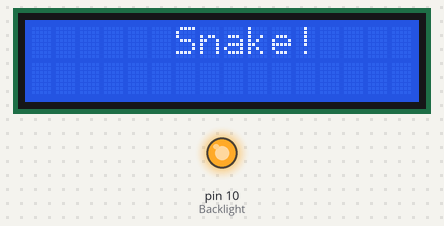
Simulated run of this sketch. Board: Arduino Uno, built with avr-gcc and run on an emulated ATmega328P. On the bench: 16×2 character LCD, output pins drawn as LEDs (lit = HIGH). Random numbers use the default seed unless the sketch sets one.

Above: at 0.1 s.
At 2.1 s:
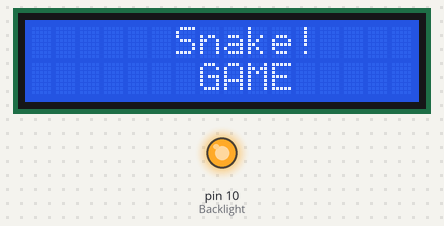
At 5.1 s:
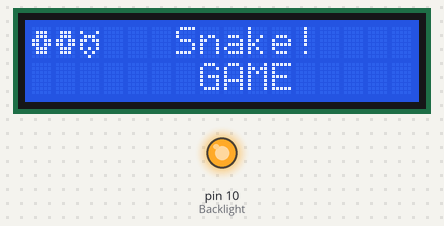
At 20.3 s:
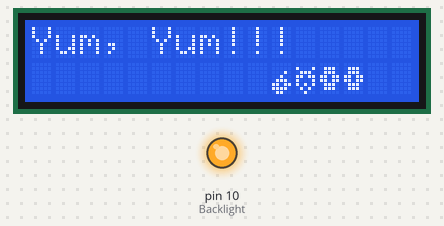
At 28.9 s:
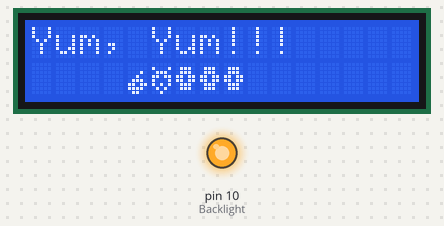
At 36.2 s:
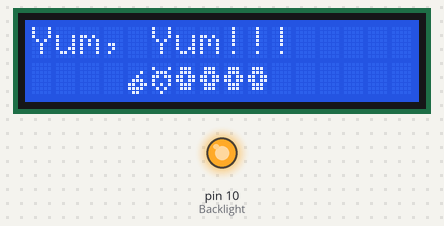

Measured:
- what the display in image 0 shows lasts 2.0 s, from 0.1 s to 2.1 s
- what the display in image 2 shows lasts 5.0 s, from 5.1 s to 10.1 s
- what the display in image 3 shows lasts 1.0 s, from 20.3 s to 21.3 s

The sketch:

SNAKE_2.ino
```cpp
/*

This Sketch Demonstrates the use of a 16x2 LCD display and Customer Characters (Glyphs).

The LiquidCrystal library works with all LCD displays that are compatible with the Hitachi HD44780 driver.

The Sketch moves a custom defined snake Glyph clockwise around the edge of the LCD screen. It also randomly spawns an apple which causes the snake to grow when it eats it.

The code is designed to work for any size LCD - you just need to set the LCD size appropriately in the Global Variables.

The circuit:

    * LCD RS pin to digital pin 12
    * LCD Enable pin to digital pin 11
    * LCD D4 pin to digital pin 5
    * LCD D5 pin to digital pin 4
    * LCD D6 pin to digital pin 3
    * LCD D7 pin to digital pin 2
    * LCD R/W pin to ground
    * LCD Backlight Power (A) to digital pin 9 (Through a Resistor)
    * LCD Backlight GND (K) to GND
    * 10K resistor:
       * ends to +5V and ground
       * wiper to LCD VO pin (pin 3)
*/


// include the library code

#include <LiquidCrystal.h>

//Allocate LCD Control Pins

const int RS = 8;             //Set RS pin as Pin 12
const int Enable = 9;         //Set Enable as Pin 11
const int D4 = 4;              //Set D4 pin as Pin 5
const int D5 = 5;              //Set D5 pin as Pin 4
const int D6 = 6;              //Set D6 pin as Pin 3
const int D7 = 7;             //Set D7 pin as Pin 2
const int Backlight = 10;      //Set the backlight power to pin 9

//Set LCD Size

const int lcdRows = 2;                 //2 Rows
const int lcdCols = 16;                 //16 Columns

//Declare the LCD variable, with defined Pins

LiquidCrystal lcd(RS, Enable, D4, D5, D6, D7);

//Define Yes and No

const int YES = 1;
const int NO = 0;

// Define Maximum Length of Snake

int maxLength = 12;

// Set the time it takes the snake to move

long timeToMove = 200;


    int n;


void setup(){

//Set Pins as Output

  pinMode(RS, OUTPUT);
  pinMode(Enable, OUTPUT);
  pinMode(D4, OUTPUT);
  pinMode(D5, OUTPUT);
  pinMode(D6, OUTPUT);
  pinMode(D7, OUTPUT);
  pinMode(Backlight, OUTPUT);
  pinMode(A0 , INPUT);
//Turn on the Backlight

  digitalWrite(Backlight, HIGH);

}


void loop(){
  n = analogRead(A0);


//Initialise LCD

  int extend = NO;                 //Define and Set the Extend Snake flag to No

  lcd.begin(lcdRows, lcdCols);     //Initialise the LCD to the correct size


// Define Snake Custom Character Numbers

  const int TAIL = 4;               //The Tail is Custom Character 0
  const int HEAD = 1;               //The Head is Customer Character 1
  const int CLEAR = 2;              //Custom Character 2 is used for Clear Space
  const int APPLE = 3;

//Define Snake Character BitMaps

  byte snakeHead[8] = {     //The BitMap for the head
     B00000,
     B10001,
     B01110,
     B11011,
     B10001,
     B10101,
     B01010,
     B00100
  };

  byte snakeTail[8] = {    //The BitMap for the tail
     B00000,
     B01110,
     B01110,
     B11011,
     B11011,
     B01110,
     B01110,
     B00000
  };

byte noSnake[8] = {        //The BitMap for Clear Space
     B00000,
     B00000,
     B00000,
     B00000,
     B00000,
     B00000,
     B00000,
     B00000
  };

byte apple[8] = {          //The BitMap for Clear Space
     B00000,
     B00000,
     B00010,
     B00100,
     B01110,
     B11011,
     B11110,
     B01100
  };

//Create Custom Characters (Glyphs)

  lcd.createChar(HEAD, snakeHead);
  lcd.createChar(TAIL, snakeTail);
  lcd.createChar(CLEAR, noSnake);
  lcd.createChar(APPLE, apple);


//Define Arrays for LCD data - Columns by Rows

  int lcdOutput [lcdCols][lcdRows];        //Holds the LCD output
  int oldLcdOutput [lcdCols][lcdRows];     //Holds the previous LCD Output


// Display Title Screen

   lcd.setCursor(6,0);
   lcd.print("Snake!");
   delay(2000);

   lcd.setCursor(7,1);
   lcd.print("GAME");
   delay(2000);

   lcd.setCursor(2,0);
   lcd.write(HEAD);
   delay(500);
   lcd.setCursor(1,0);
   lcd.write(TAIL);
   delay(500);
   lcd.setCursor(0,0);
   lcd.write(TAIL);
   delay(5000);


//Set snake start position

  for(int row=0; row < lcdRows; row++){    //Clear the Output LCD Array
    for(int col=0; col < lcdCols; col++){
      lcdOutput[col][row]=CLEAR;
    }
  }

// Put the snake in the 1st 3 Positions on Row 0 : oooO

  lcdOutput[0][0] = TAIL;
  lcdOutput[1][0] = TAIL;
  lcdOutput[2][0] = HEAD;

  int currentLength = 3;                  // Set current snake length
  unsigned long previousMillis = n;       // Will store last time the snake moved


  while(1==1){                                           //Repeat this part forever!
                                                         //Render the output on the LCD
       for (int row=0; row < lcdRows; row++){            //For each Row
          for (int col =0; col < lcdCols; col++){        //For each column in the row
            lcd.setCursor(col, row);                     //Set the cursor position
            lcd.write(lcdOutput[col][row]);              //Write the required Character
          }
       }

       unsigned long currentMillis = millis();               //Establish current time

     if(currentMillis - previousMillis > timeToMove) {       //Is it time to move?


        previousMillis = currentMillis;                      //If so, save the last time the snake moved and.......

                                                                         //Set current LCD Output to Old LCD Output
        for (int oldrow = 0; oldrow < lcdRows; oldrow++){                   //For each Row
           for (int oldcol = 0; oldcol < lcdCols; oldcol++){                //For each column in the row
              oldLcdOutput[oldcol][oldrow] = lcdOutput[oldcol][oldrow];      //Copy the lcd output to old lcd output

           }
        }

       //Work out the snakes next position

      //lcd.noAutoscroll();


  }


         for(int row=0; row < lcdRows; row++){                       //Cycle through each row

           if(row == 0){                                             //Process Row 0

             for(int col = 1; col < lcdCols ; col++){
               lcdOutput[col][0]=oldLcdOutput[col-1][0];               //Move Old Cols 1-15 1 place Right
             }
             lcdOutput[0][row]=oldLcdOutput[0][row+1];                 //Move Column 0 up from Row below
           }

           if(row >0 && row < lcdRows-1){                            //Process Intermediate Rows
                lcdOutput[0][row]=oldLcdOutput[0][row+1];              //Move Column 0 up from Row below
                lcdOutput[15][row]=oldLcdOutput[15][row-1];            //Move Column 15 down from a row above
           }

           if(row == lcdRows-1){                                     //Process last Row//

                for (int col = 0; col < 15 ; col++){                    //for Columns 1-15
                   if(oldLcdOutput[col][row] == APPLE && oldLcdOutput[col+1][row] == HEAD && currentLength <= maxLength){   //Check to see if the Snake is about to eat an apple - if so, and the snake is not at maximum length
                     extend = YES;                                                                                          //Mark for Extension


                     lcd.setCursor(0,0);
                        lcd.print("Yum, Yum!!!");
                        delay(1000);
                   }

                   if(oldLcdOutput[col+1][row] != APPLE){               //If the column to the right is not an Apple (Stops apples being moved to left)
                     if(oldLcdOutput[col][row] != APPLE){               //and the column in the current position is not an apple (stops apples being deleted by Clear Space)
                        lcdOutput[col][row]=oldLcdOutput[col+1][row];   //Move old Cols 1-15 1 place left

                        if(extend == YES && lcdOutput[col][row] == CLEAR && lcdOutput[col-1][row] == TAIL && col != 0){  //If the snake needs extending and the current column is clear and the one to the left is a tail
                           lcdOutput[col][row] = TAIL;                                                                   //extend the tail in the current column - Will wait until the snake end is in the bottom row, if it extends into the top row
                           currentLength++;                                                                              //Add 1 to the current length
                           extend = NO;                                                                                  //Reset the extend flag
                        }
                     }
                     if(oldLcdOutput[col+1][row] == HEAD){               //If the old column to the right is a head


                        lcdOutput[col][row]=oldLcdOutput[col+1][row];    //Move the head Left to eat the apple!

                     }
                   }
                   if(oldLcdOutput[col][row] == APPLE){                  //If an apple spawns next to the snakes tail, clear the tail on the next refresh
                      lcdOutput[col-1][row] = CLEAR;
                   }
                }
                lcdOutput[15][row]=oldLcdOutput[15][row-1];                //Move previous Row, Column 15 down a row
            }
         }

         if(lcdOutput[0][0] == HEAD){                          // When the Head is in Row 0, Column 0 add an apple to a random column in the last row.
            int randomCol = random(3, 13);
            if(lcdOutput[randomCol][lcdRows-1] == CLEAR){
               lcdOutput[randomCol][lcdRows-1] = APPLE;
            }
         }
     }
  }
```
